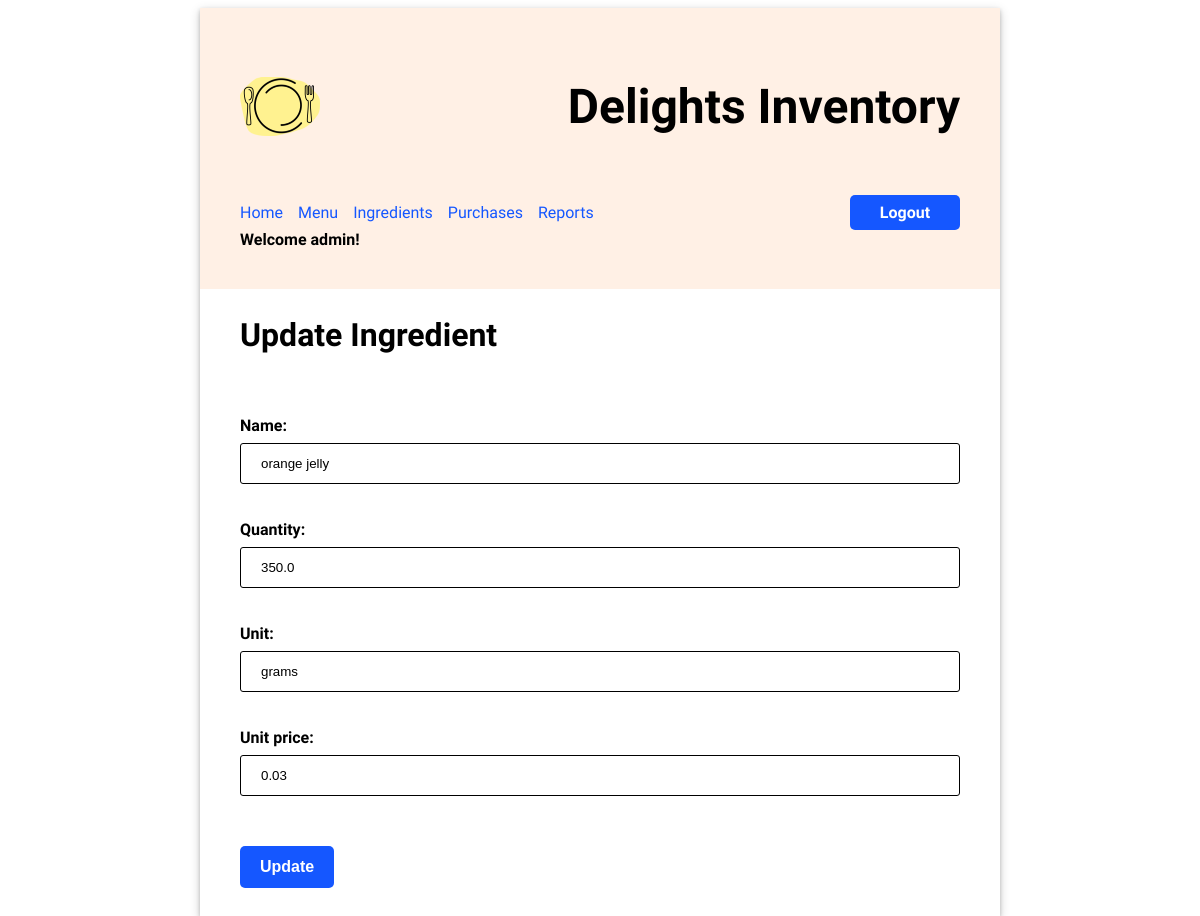
The page /ingredients/1/update (signed in) on the database as committed earlier.
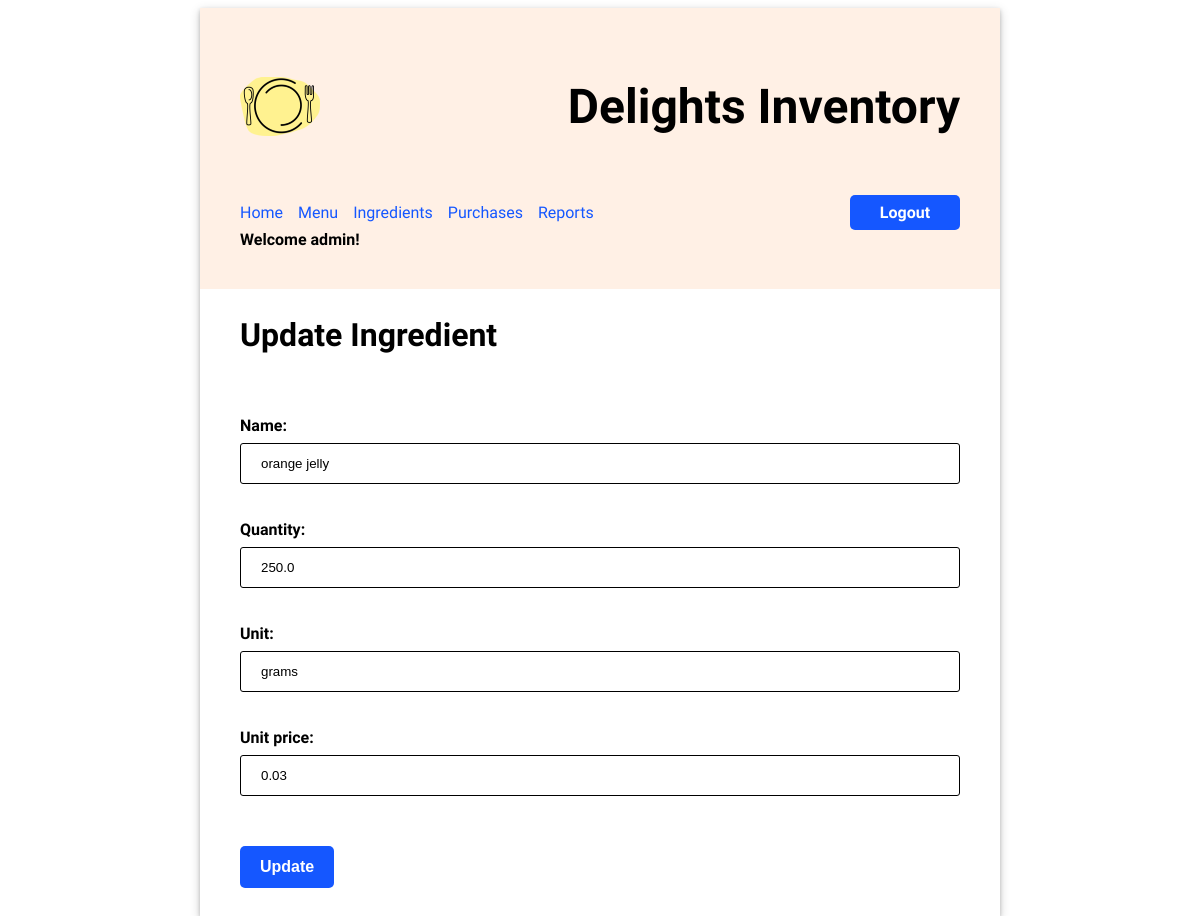
The same page on the database as committed later.
### inventory/models.py (models this page shows, shortened)
class Ingredient(models.Model):
    name = models.CharField(max_length=200)
    quantity = models.FloatField(default=0)
    unit = models.CharField(max_length=200)
    unit_price = models.FloatField(default=0)

### inventory/views.py (the view)
# urls.py: path('ingredients/<pk>/update', views.UpdateIngredientView.as_view(), name="update_ingredient"),
class UpdateIngredientView(LoginRequiredMixin,UpdateView):
    model = Ingredient
    template_name = "inventory/update_ingredient.html"
    form_class = IngredientForm

### inventory/forms.py
class IngredientForm(forms.ModelForm):
    class Meta:
        model = Ingredient
        fields = "__all__"

### inventory/templates/inventory/update_ingredient.html (shortened to what this page needs)
{% extends 'base.html' %}
{% load static %}
{% block content %}
    <h2>Update Ingredient</h2>
    <form action="" method="post">
    <div>
    {{ form.as_p }}
    <input type="submit" value="Update" />
    </div>
    </form>
{% endblock %}

Rows that differ between the two databases and show on the page:
changed Ingredient "orange jelly": quantity "350.0" → "250.0"
